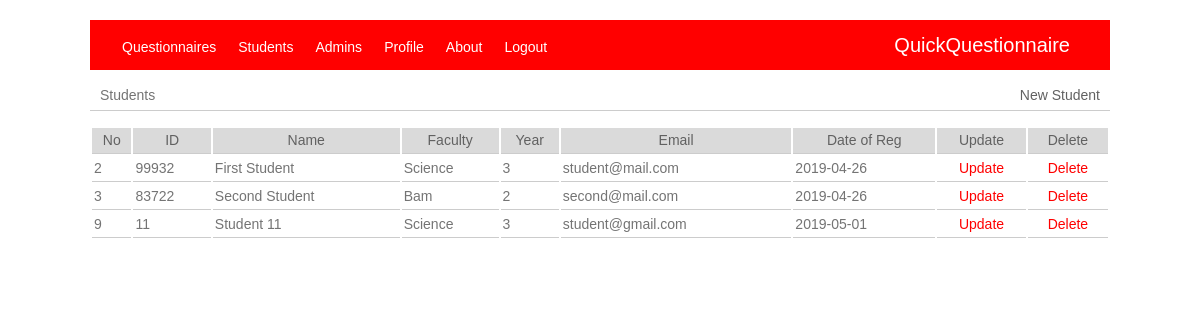
Page /admin/student.php (signed in) on the committed database.
### tables this page shows
CREATE TABLE `student` (
  `no` int(11) NOT NULL,
  `student_id` varchar(100) NOT NULL,
  `name` varchar(100) NOT NULL,
  `gender` varchar(100) NOT NULL,
  `faculty` varchar(100) NOT NULL,
  `year` varchar(100) NOT NULL,
  `email` varchar(100) NOT NULL,
  `username` varchar(100) NOT NULL,
  `password` varchar(100) NOT NULL,
  `date_of_registration` varchar(100) NOT NULL,
  `active` int(1) NOT NULL DEFAULT '0'
);

### admin/student.php (the view)
<?php include "admin_header.php" ?>
	<div class="main_container">
		<div class="second_header_dv">
			<div class="page_title_div">
				Students
			</div>
			<div class="add_new_div">
				<a href="new_student.php"> New Student </a>
			</div>
		</div>
		<div class="body_content">
			<?php
			$sql_fetch = "SELECT * FROM student ORDER BY no ASC";
			$query_fetch = $con -> query($sql_fetch);
			echo "
				<table class=body_table>
					<thead>
						<td align=center> No </td>
						<td align=center> ID </td>
						<td align=center> Name </td>
						<td align=center> Faculty </td>
						<td align=center> Year </td>
						<td align=center> Email </td>
						<td align=center> Date of Reg </td>
						<td align=center> Update </td>
						<td align=center> Delete </td>
					</thead>";
			while ($row_fetch = $query_fetch -> fetch_array()) {
				echo "
					<tr>
						<td>".$row_fetch['no']."</td>
						<td>".$row_fetch['student_id']."</td>
						<td>".$row_fetch['name']."</td>
						<td>".$row_fetch['faculty']."</td>
						<td>".$row_fetch['year']."</td>
						<td>".$row_fetch['email']."</td>
						<td>".$row_fetch['date_of_registration']."</td>
						<td align=center> <a href=update_student.php?student_id=".$row_fetch['student_id']."> Update </a> </td>
						<td align=center> <a href=delete_student.php?student_id=".$row_fetch['student_id']."> Delete </a> </td>
					</tr>
					";
				}
			?>
			</table>
		</div>
	</div>
<?php include "admin_footer.php" ?>

### css/css.css (style rules this page uses)
body { width: 85%; height: auto; padding: 0; margin: 0; margin: auto; font: 14px/1.5 Arial, Helvetica, sans-serif; color: #747474; }
body a { text-decoration: none; color: #616161; }
.main_container { width: 100%; }
.second_header_dv { width: 100%; margin-top: 10px; padding: 5px 0px 25px 0px; border-bottom: 1px solid #ccc; }
.page_title_div { float: left; margin-left: 10px; }
.add_new_div { float: right; margin-right: 10px; }
.body_content { width: 100%; height: auto; margin-top: 15px; }
.body_table { width: 100%; }
.body_table thead { background-color: #dadada; padding: 2px 2px 2px 2px; color: #616161; }
.body_table td { padding: 2px 2px 2px 2px; border-bottom: 1px solid #ccc; }
.body_table a { color: red; }

### rows in the picture
student: no "2", student "99932", name "First Student", faculty "Science", year "3", email "student@mail.com", date_of_registration "2019-04-26"
student: no "3", student "83722", name "Second Student", faculty "Bam", year "2", email "second@mail.com", date_of_registration "2019-04-26"
student: no "9", student "11", name "Student 11", faculty "Science", year "3", email "student@gmail.com", date_of_registration "2019-05-01"
